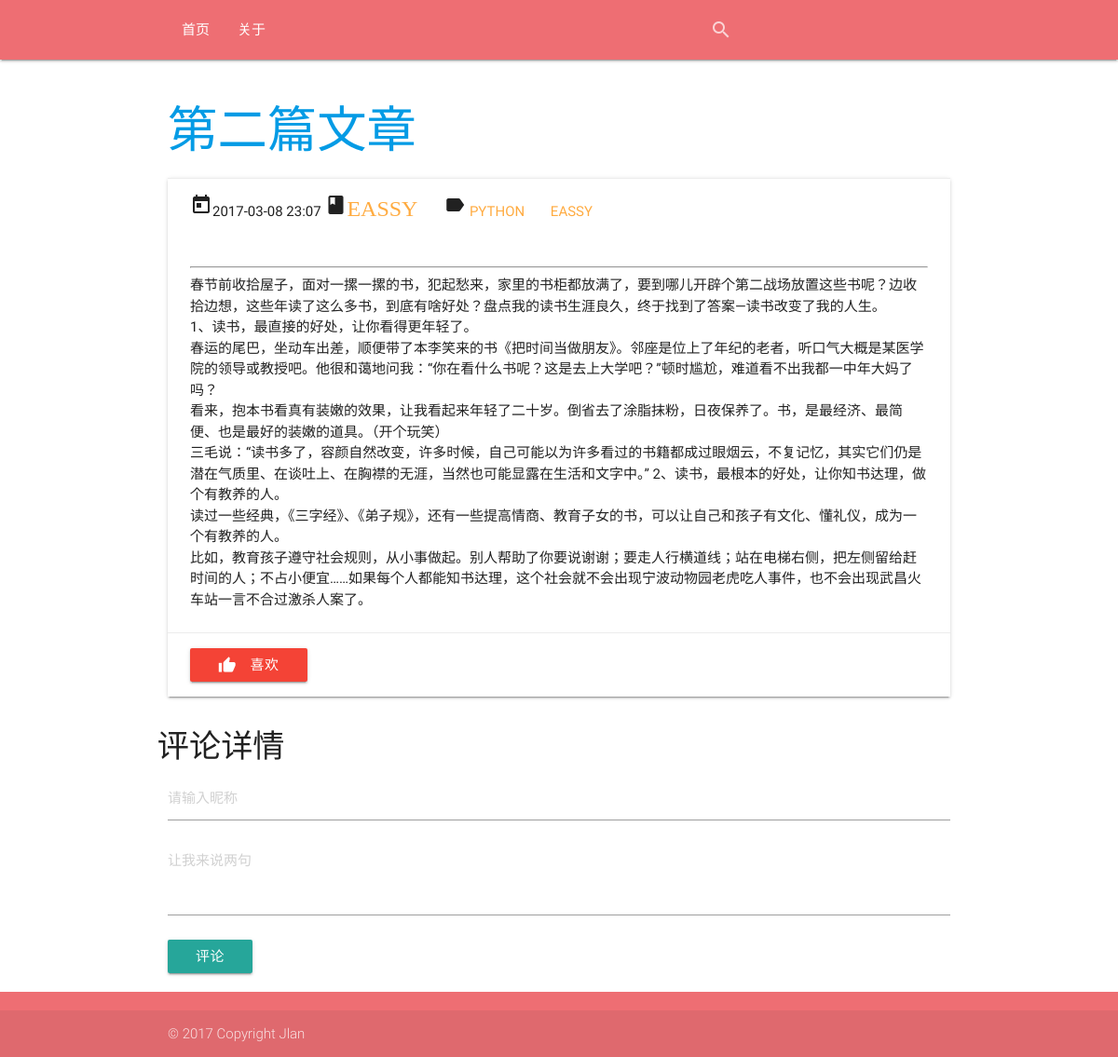
The app's page /article/2 with its own data.
### app/models.py (models this page shows, shortened)
class Article(models.Model):
    STATUS_CHOICES = (
        ('0', '发布'),
        ('1', '草稿'),
    )   # 文章的状态
    title = models.CharField('标题', max_length=100)
    body = models.TextField('正文')
    created_time = models.DateTimeField('创建时间', auto_now_add=True)
    last_modified_time = models.DateTimeField('修改时间', auto_now=True)
    status = models.CharField('文章状态', max_length=1, default='0', choices=STATUS_CHOICES)
    abstract = models.CharField('摘要', max_length=54, blank=True, null=True,
                                help_text="可选项，若为空格则摘取正文钱54个字符")
    views = models.PositiveIntegerField('浏览量', default=0)
    likes = models.PositiveIntegerField('点赞数', default=0)
    topped = models.BooleanField('置顶', default=False)
    category = models.ForeignKey('Category', verbose_name='分类',
                                 null=True,
                                 on_delete=models.SET_NULL)
    tags = models.ManyToManyField('Tag', verbose_name='标签集合', blank=True)
    class Meta:
        ordering = ['-last_modified_time']

class Category(models.Model):
    name = models.CharField('类名', max_length=20)
    created_time = models.DateTimeField('创建时间', auto_now_add=True)
    last_modified_time = models.DateTimeField('修改时间', auto_now=True)
    def __str__(self):
        return self.name

class Tag(models.Model):
    name = models.CharField('标签名', max_length=20)
    created_time = models.DateTimeField('创建时间', auto_now_add=True)
    last_modified_time = models.DateTimeField('修改时间', auto_now=True)

### app/views.py (the view)
# urls.py: url(r'^article/(?P<article_id>\d+)$', views.ArticleDetailView.as_view(), name='detail'),
class ArticleDetailView(DetailView):
    model = Article
    template_name = 'blog/detail.html'
    context_object_name = "article"
    pk_url_kwarg = 'article_id'
    def get_object(self, queryset=None):
        obj = super(ArticleDetailView, self).get_object()
        obj.views += 1
        obj.save()
        return obj
    def get_context_data(self, **kwargs):
        kwargs['comment_list'] = self.object.blogcomment_set.all()
        kwargs['form'] = BlogCommentForm()
        kwargs['category_list'] = Category.objects.all().order_by('name')
        kwargs['tag_list'] = Tag.objects.all().order_by('name')
        return super(ArticleDetailView, self).get_context_data(**kwargs)

### app/forms.py
class BlogCommentForm(forms.ModelForm):
    class Meta:
        model = BlogComment
        fields = ['user_name', 'body']
        widgets = {
            'user_name': forms.TextInput(attrs={
                'class': 'validate',
                'placeholder': '请输入昵称',
                'aria-describedby': 'sizing-addon1'
            }),
            'body': forms.Textarea(attrs={
                'placeholder': '让我来说两句',
                'class': 'validate materialize-textarea',
                'rows': 2
            }),
        }

### app/templatetags/custom_markdown.py (called while the page is built)
@register.filter(is_safe=True)  #注册template filter
@stringfilter  #希望字符串作为参数
def custom_markdown(value):
    return mark_safe(markdown.markdown(value,
        extensions = ['markdown.extensions.fenced_code', 'markdown.extensions.codehilite'],
                                       safe_mode=True,
                                       enable_attributes=False))

### app/templates/blog/detail.html
{% extends 'blog/base.html' %}
{% load custom_markdown %}
{% block content %}
<div class="container">
    <div class="row">
        <div class="col s12 m12">
          <h2 class="header"><a href="{% url 'app:detail' article.pk %}">{{ article.title }}</a></h2>
          <div class="card">
            <div class="card-action">
              <div class="article-meta">
                <i class="material-icons">today</i>{{ article.created_time|date:"Y-m-d H:i" }}
                <i class="material-icons">class<a href="{% url 'app:category' article.category.id %}">{{ article.category }}</a></i>
                <i class="material-icons">label</i>
                {% for tag in article.tags.all %}
                    <a href="{% url 'app:tag' tag.id %}">{{ tag.name }}</a>
                {% endfor %}
              </div>
            </div>
            <div class="card-content">
                <hr>
                <p>{{ article.body | custom_markdown }}</p>
            </div>
            <div class="card-action">
                <a class="red waves-effect waves-light btn"><i class="material-icons left">thumb_up</i>喜欢</a>
            </div>
          </div>
          </div>
    </div>
    {% include 'blog/comment.html' %}
</div>
{% endblock content %}

### records on screen
Article: title "第二篇文章", created_time "2017-03-08 23:07", category "EASSY", body|custom_markdown "春节前收拾屋子，面对一摞一摞的书，犯起愁来，家里的书柜都放满了，要到哪儿开辟个第二战场放置这些书呢？边收拾边想，这些年读了这么多书，到底有啥好处？盘点我的读书生涯良久，终于找到了答案—读书改变了我的人生。 1、读书，最直接的好处，让你看得更年轻了。 春运的尾巴，坐动车出差，顺便带了本李笑来的书《把时间当做朋友》。邻座是位上了年纪的老者，听口气大概是某医学院的领导或教授吧。他很和蔼地问我：“你在看什么书呢？这是去上大学吧？”顿时尴尬，难道看不出我都一中年大妈了吗？ 看来，抱本书看真有装嫩的效果，让我看起来年轻了二十岁。倒省去了涂脂抹粉，日夜保养了。书，是最经济、最简便、也是最好的装嫩的道具。（开个玩笑） 三毛说：“读书多了，容颜自然改变，许多时候，自己可能以为许多看过的书籍都成过眼烟云，不复记忆，其实它们仍是潜在气质里、在谈吐上、在胸襟的无涯，当然也可能显露在生活和文字中。” 2、读书，最根本的好处，让你知书达理，做个有教养的人。 读过一些经典，《三字经》、《弟子规》，还有一些提高情商、教育子女的书，可以让自己和孩子有文化、懂礼仪，成为一个有教养的人。 比如，教育孩子遵守社会规则，从小事做起。别人帮助了你要说谢谢；要走人行横道线；站在电梯右侧，把左侧留给赶时间的人；不占小便宜……如果每个人都能知书达理，这个社会就不会出现宁波动物园老虎吃人事件，也不会出现武昌火车站一言不合过激杀人案了。"
Tag: name "PYTHON"
Tag: name "EASSY"
